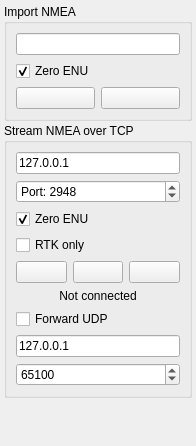
                <widget class="QWidget" name="scrollAreaWidgetContents">
                 <property name="geometry">
                  <rect>
                   <x>0</x>
                   <y>0</y>
                   <width>196</width>
                   <height>446</height>
                  </rect>
                 </property>
                 <layout class="QVBoxLayout" name="verticalLayout_12">
                  <property name="spacing">
                   <number>2</number>
                  </property>
                  <property name="leftMargin">
                   <number>4</number>
                  </property>
                  <property name="topMargin">
                   <number>4</number>
                  </property>
                  <property name="rightMargin">
                   <number>4</number>
                  </property>
                  <property name="bottomMargin">
                   <number>4</number>
                  </property>
                  <item>
                   <widget class="QGroupBox" name="groupBox_11">
                    <property name="sizePolicy">
                     <sizepolicy hsizetype="Preferred" vsizetype="Fixed">
                      <horstretch>0</horstretch>
                      <verstretch>0</verstretch>
                     </sizepolicy>
                    </property>
                    <property name="title">
                     <string>Import NMEA</string>
                    </property>
                    <layout class="QGridLayout" name="gridLayout_9">
                     <item row="2" column="1">
                      <widget class="QPushButton" name="mapImportNmeaButton">
                       <property name="toolTip">
                        <string>Process</string>
                       </property>
                       <property name="text">
                        <string/>
                       </property>
                       <property name="icon">
                        <iconset resource="resources.qrc">
                         <normaloff>:/models/Icons/Process-96.png</normaloff>:/models/Icons/Process-96.png</iconset>
                       </property>
                      </widget>
                     </item>
                     <item row="1" column="0" colspan="2">
                      <widget class="QCheckBox" name="mapImportNmeaZeroEnuBox">
                       <property name="toolTip">
                        <string>Zero ENU coordinates on map with first imported point</string>
                       </property>
                       <property name="text">
                        <string>Zero ENU</string>
                       </property>
                       <property name="checked">
                        <bool>true</bool>
                       </property>
                      </widget>
                     </item>
                     <item row="2" column="0">
                      <widget class="QPushButton" name="mapChooseNmeaButton">
                       <property name="toolTip">
                        <string>Choose</string>
                       </property>
                       <property name="text">
                        <string/>
                       </property>
                       <property name="icon">
                        <iconset resource="resources.qrc">
                         <normaloff>:/models/Icons/Open Folder-96.png</normaloff>:/models/Icons/Open Folder-96.png</iconset>
                       </property>
                      </widget>
                     </item>
                     <item row="0" column="0" colspan="2">
                      <widget class="QLineEdit" name="mapImportNmeaEdit"/>
                     </item>
                    </layout>
                   </widget>
                  </item>
                  <item>
                   <widget class="QGroupBox" name="groupBox_14">
                    <property name="sizePolicy">
                     <sizepolicy hsizetype="Preferred" vsizetype="Fixed">
                      <horstretch>0</horstretch>
                      <verstretch>0</verstretch>
                     </sizepolicy>
                    </property>
                    <property name="title">
                     <string>Stream NMEA over TCP</string>
                    </property>
                    <layout class="QVBoxLayout" name="verticalLayout_9">
                     <item>
                      <widget class="QLineEdit" name="mapStreamNmeaServerEdit">
                       <property name="text">
                        <string>127.0.0.1</string>
                       </property>
                      </widget>
                     </item>
                     <item>
                      <widget class="QSpinBox" name="mapStreamNmeaPortBox">
                       <property name="prefix">
                        <string>Port: </string>
                       </property>
                       <property name="maximum">
                        <number>65535</number>
                       </property>
                       <property name="value">
                        <number>2948</number>
                       </property>
                      </widget>
                     </item>
                     <item>
                      <widget class="QCheckBox" name="mapStreamNmeaZeroEnuBox">
                       <property name="toolTip">
                        <string>Zero ENU frame on next NMEA message</string>
                       </property>
                       <property name="text">
                        <string>Zero ENU</string>
                       </property>
                       <property name="checked">
                        <bool>true</bool>
                       </property>
                      </widget>
                     </item>
                     <item>
                      <widget class="QCheckBox" name="mapStreamNmeaRtkOnlyBox">
                       <property name="text">
                        <string>RTK only</string>
                       </property>
                      </widget>
                     </item>
                     <item>
                      <layout class="QHBoxLayout" name="horizontalLayout_13">
                       <item>
                        <widget class="QPushButton" name="mapStreamNmeaClearTraceButton">
                         <property name="toolTip">
                          <string>Clear trace</string>
                         </property>
                         <property name="text">
                          <string/>
                         </property>
                         <property name="icon">
                          <iconset resource="resources.qrc">
                           <normaloff>:/models/Icons/Delete2-96.png</normaloff>:/models/Icons/Delete2-96.png</iconset>
                         </property>
                        </widget>
                       </item>
                       <item>
                        <widget class="QPushButton" name="mapStreamNmeaDisconnectButton">
                         <property name="toolTip">
                          <string>Disconnect</string>
                         </property>
                         <property name="text">
                          <string/>
                         </property>
                         <property name="icon">
                          <iconset resource="resources.qrc">
                           <normaloff>:/models/Icons/Disconnected-96.png</normaloff>:/models/Icons/Disconnected-96.png</iconset>
                         </property>
                        </widget>
                       </item>
                       <item>
                        <widget class="QPushButton" name="mapStreamNmeaConnectButton">
                         <property name="toolTip">
                          <string>Connect</string>
                         </property>
                         <property name="text">
                          <string/>
                         </property>
                         <property name="icon">
                          <iconset resource="resources.qrc">
                           <normaloff>:/models/Icons/Connected-96.png</normaloff>:/models/Icons/Connected-96.png</iconset>
                         </property>
                        </widget>
                       </item>
                      </layout>
                     </item>
                     <item>
                      <widget class="QLabel" name="mapStreamNmeaConnectedLabel">
                       <property name="text">
                        <string>Not connected</string>
                       </property>
                       <property name="alignment">
                        <set>Qt::AlignCenter</set>
                       </property>
                      </widget>
                     </item>
                     <item>
                      <widget class="QCheckBox" name="mapStreamNmeaForwardUdpBox">
                       <property name="text">
                        <string>Forward UDP</string>
                       </property>
                      </widget>
                     </item>
                     <item>
                      <widget class="QLineEdit" name="mapStreamNmeaForwardUdpHostEdit">
                       <property name="text">
                        <string>127.0.0.1</string>
                       </property>
                      </widget>
                     </item>
                     <item>
                      <widget class="QSpinBox" name="mapStreamNmeaForwardUdpPortBox">
                       <property name="maximum">
                        <number>65535</number>
                       </property>
                       <property name="value">
                        <number>65100</number>
                       </property>
                      </widget>
                     </item>
                    </layout>
                   </widget>
                  </item>
                  <item>
                   <spacer name="verticalSpacer_5">
                    <property name="orientation">
                     <enum>Qt::Vertical</enum>
                    </property>
                    <property name="sizeHint" stdset="0">
                     <size>
                      <width>68</width>
                      <height>29</height>
                     </size>
                    </property>
                   </spacer>
                  </item>
                 </layout>
                </widget>
